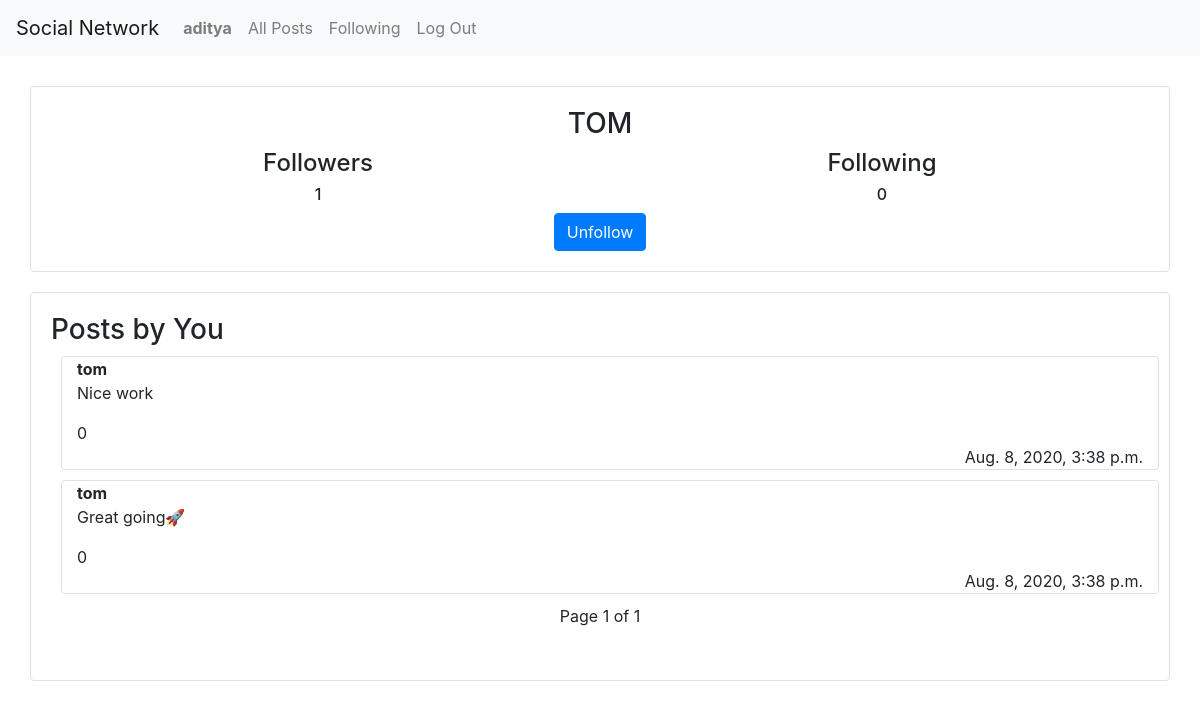
The app's page /profile/tom (signed in) with its own data.
### network/models.py (models this page shows, shortened)
class User(AbstractUser):
    pass

class Post(models.Model):
    content = models.CharField(max_length=500)
    pub_time = models.DateTimeField(auto_now=True)
    likes = models.IntegerField(default=0)
    publisher = models.ForeignKey(User, on_delete=models.CASCADE, related_name="posts")

### network/views.py (the view)
# urls.py: path("profile/<str:name>", views.profile, name="profile"),
def profile(request, name):
    curr_user = User.objects.filter(username=request.session['username']).first()
    user = User.objects.filter(username=name).first()
    followers = Follow.objects.filter(followee=user)
    follows = Follow.objects.filter(follower=user)
    follow_connection = Follow.objects.filter(follower=curr_user, followee=user).first()
    if follow_connection is None:
        following = False
    else:
        following = True
    posts = Post.objects.filter(publisher=user)
    posts = list(reversed(posts))
    paginator = Paginator(posts, 10)
    posts = paginator.get_page(1)
    return render(request, "network/profile_page.html", {"followers": followers, "followings": follows, "posts": posts, "curr_user": user, "following": following,})

### network/templates/network/profile_page.html (shortened to what this page needs)
{% extends "network/layout.html" %} {% load static %} {% block import %}
<link href="{% static 'network/profile.css' %}" rel="stylesheet"> {% endblock %} {% block body %}
<div class="container border rounded" id="profile-info">
    <h3 style="text-align: center;">{{ curr_user.username|upper }}</h3>
    <div class="row" style="text-align: center;">
        <div class="col-md-6">
            <h4>Followers</h4>
            <h6>{{ followers.count }}</h6>
        </div>
        <div class="col-md-6">
            <h4>Following</h4>
            <h6>{{ followings.count }}</h6>
        </div>
    </div>
    {% if user.username != curr_user.username %}
    <div style="text-align: center;">
        {% if following %}
        <a href="{% url 'unfollow' curr_user.username %}"><button class="btn btn-primary">Unfollow</button></a> {% else %}
        <a href="{% url 'follow' curr_user.username %}"><button class="btn btn-primary">Follow</button></a> {% endif %}
    </div>
    {% endif %}
</div>
<div class="container border rounded" id="user-posts">
    <h3>Posts by You</h3>
    <div>
        {% for post in posts %}
        <div class="container border rounded post" style="margin: 10px;">
            <b>{{ post.publisher.username }}</b><br>
            <p class="post-content">{{ post.content }}</p>
            <p style="margin: 0px;">{{ post.likes }}</p>
            <p style="text-align: right; margin: 0px;">{{ post.pub_time }}</p>
        </div>
        {% empty %}
        <h6 style="text-align: center;">No posts</h6>
        {% endfor %}
    </div>
    {% if posts is not None %}
    <div class="current">
        <p style="text-align: center;">Page {{ posts.number }} of {{ posts.paginator.num_pages }}</p>
    </div>
    {% endif %}
</div>
{% endblock %}

### network/templates/network/layout.html (shortened to what this page needs)
{% load static %}
<!DOCTYPE html>
<html lang="en">
<head>
    <link rel="stylesheet" href="https://stackpath.bootstrapcdn.com/bootstrap/4.4.1/css/bootstrap.min.css">
    <link href="{% static 'network/styles.css' %}" rel="stylesheet"> {% block import %}{% endblock %}
</head>
<body>
    <nav class="navbar navbar-expand-lg navbar-light bg-light">
        <a class="navbar-brand" href="{% url 'index' %}">Social Network</a>
        <div>
            <ul class="navbar-nav mr-auto">
                {% if user.is_authenticated %}
                <li class="nav-item">
                    <a class="nav-link" href="{% url 'profile' user.username %}"><strong>{{ user.username }}</strong></a>
                </li>
                <li class="nav-item">
                    <a class="nav-link" href="{% url 'index' %}">All Posts</a>
                </li>
                {% endif %} {% if user.is_authenticated %}
                <li class="nav-item">
                    <a class="nav-link" href="{% url 'following' %}">Following</a>
                </li>
                <li class="nav-item">
                    <a class="nav-link" href="{% url 'logout' %}">Log Out</a>
                </li>
                {% endif %}
            </ul>
        </div>
    </nav>
    <div class="body">
        {% block body %} {% endblock %}
    </div>
</body>
</html>

### network/static/network/profile.css (style rules this page uses)
#profile-info { padding: 20px; margin-top: 30px; margin-bottom: 20px; }
#user-posts { padding: 20px; margin-bottom: 20px; }

### records on screen
User: username "aditya"
User: username "TOM"
Post: publisher.username "tom", content "Nice work", likes "0", pub_time "Aug. 8, 2020, 3:38 p.m."
Post: publisher.username "tom", content "Great going🚀", likes "0", pub_time "Aug. 8, 2020, 3:38 p.m."

### other values on screen
{{ followers.count }} "1"
{{ followings.count }} "0"
{{ posts.number }} "1"
{{ posts.paginator.num_pages }} "1"
